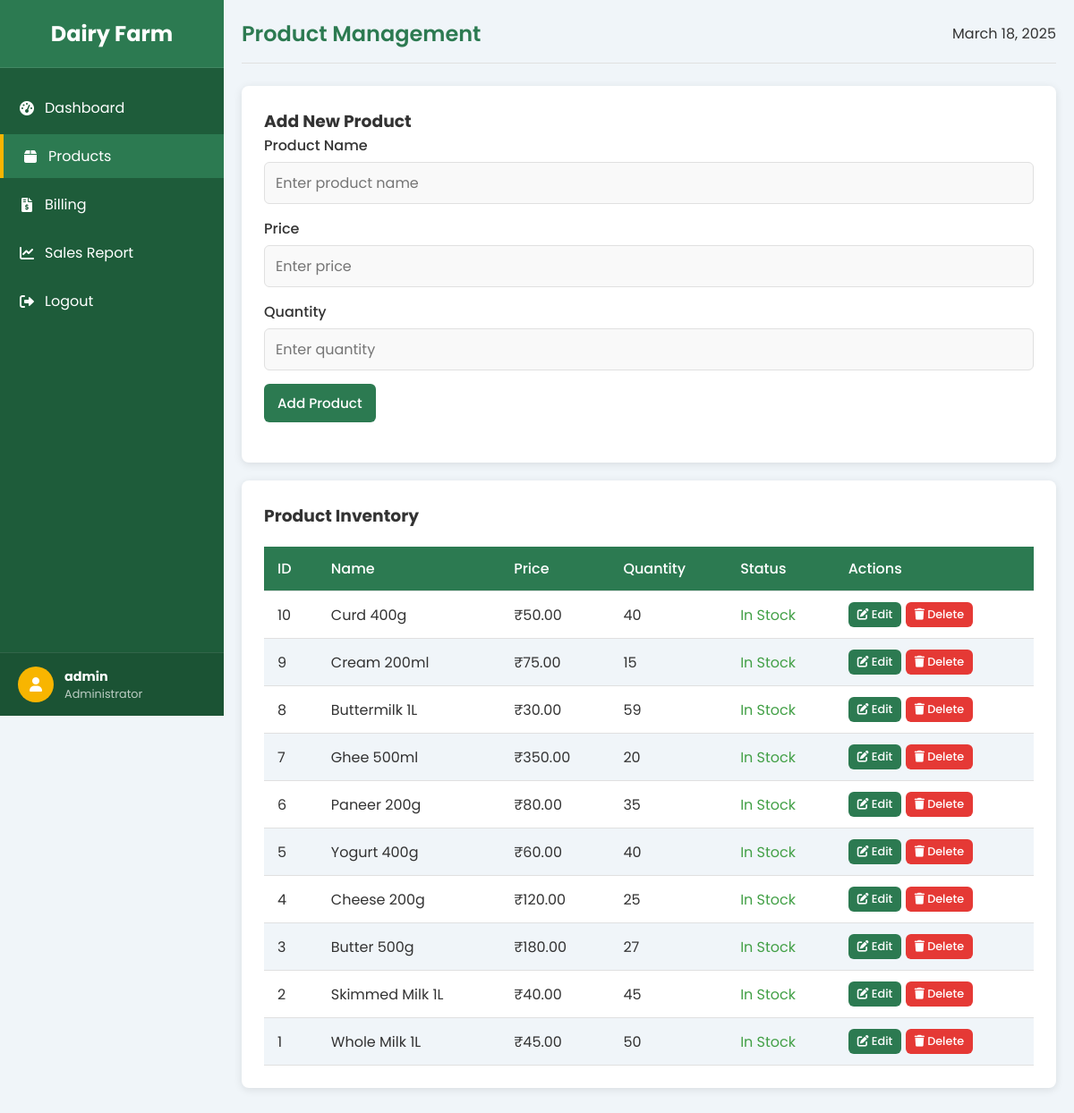
Page /product_manage.php (signed in) on the committed database.
### tables this page shows
CREATE TABLE `products` (
  `product_id` int(11) NOT NULL,
  `name` varchar(100) NOT NULL,
  `price` decimal(10,2) NOT NULL,
  `quantity` int(11) NOT NULL DEFAULT 0,
  `description` text DEFAULT NULL,
  `created_at` timestamp NOT NULL DEFAULT current_timestamp(),
  `updated_at` timestamp NOT NULL DEFAULT current_timestamp() ON UPDATE current_timestamp()
);

### product_manage.php (the view, shortened to what this page needs)
<?php
include('db.php');
$editMode = false;
$editProduct = [
    'product_id' => '',
    'name' => '',
    'price' => '',
    'quantity' => ''
];
$products_query = "SELECT * FROM products ORDER BY product_id DESC";
$products_result = mysqli_query($conn, $products_query);
?>
<!DOCTYPE html>
<html lang="en">
<head>
    <link rel="stylesheet" href="https://cdnjs.cloudflare.com/ajax/libs/font-awesome/6.0.0/css/all.min.css">
    <link rel="stylesheet" href="style.css">
</head>
<body>
    <div class="sidebar" id="sidebar">
        <div class="sidebar-header">
            <h3 class="sidebar-brand">Dairy Farm</h3>
        </div>
        <ul class="sidebar-nav">
            <li>
                <a href="dashboard.php">
                    <i class="fas fa-tachometer-alt"></i> Dashboard
                </a>
            </li>
            <li>
                <a href="product_manage.php" class="active">
                    <i class="fas fa-box"></i> Products
                </a>
            </li>
            <li>
                <a href="billing.php">
                    <i class="fas fa-file-invoice-dollar"></i> Billing
                </a>
            </li>
            <li>
                <a href="sales_report.php">
                    <i class="fas fa-chart-line"></i> Sales Report
                </a>
            </li>
            <li>
                <a href="logout.php">
                    <i class="fas fa-sign-out-alt"></i> Logout
                </a>
            </li>
        </ul>
        <div class="sidebar-user">
            <div class="user-avatar">
                <i class="fas fa-user"></i>
            </div>
            <div class="user-info">
                <div class="user-name"><?php echo $_SESSION['username']; ?></div>
                <div class="user-role">Administrator</div>
            </div>
        </div>
    </div>
    <div class="main-content" id="main-content">
        <div class="page-header">
            <h2 class="page-title">Product Management</h2>
            <div>
                <span><?php echo date('F d, Y'); ?></span>
            </div>
        </div>
        <div class="container">
            <h3><?php echo $editMode ? 'Edit Product' : 'Add New Product'; ?></h3>
            <form method="POST">
                <div class="form-group">
                    <label for="name">Product Name</label>
                    <input type="text" id="name" name="name" placeholder="Enter product name" required value="<?php echo $editMode ? $editProduct['name'] : ''; ?>">
                </div>
                <div class="form-group">
                    <label for="price">Price</label>
                    <input type="number" step="0.01" id="price" name="price" placeholder="Enter price" required value="<?php echo $editMode ? $editProduct['price'] : ''; ?>">
                </div>
                <div class="form-group">
                    <label for="quantity">Quantity</label>
                    <input type="number" id="quantity" name="quantity" placeholder="Enter quantity" required value="<?php echo $editMode ? $editProduct['quantity'] : ''; ?>">
                </div>
                <div style="display: flex; gap: 10px;">
                    <?php if ($editMode) { ?>
                        <button type="submit" name="update" class="btn btn-primary">Update Product</button>
                        <a href="product_manage.php" class="btn btn-secondary">Cancel</a>
                    <?php } else { ?>
                        <button type="submit" name="insert" class="btn btn-primary">Add Product</button>
                    <?php } ?>
                </div>
            </form>
        </div>
        <div class="container">
            <h3>Product Inventory</h3>
            <table>
                <thead>
                    <tr>
                        <th>ID</th>
                        <th>Name</th>
                        <th>Price</th>
                        <th>Quantity</th>
                        <th>Status</th>
                        <th>Actions</th>
                    </tr>
                </thead>
                <tbody>
                    <?php
                    if (mysqli_num_rows($products_result) > 0) {
                        while ($row = mysqli_fetch_assoc($products_result)) {
                    ?>
                    <tr>
                        <td><?php echo $row['product_id']; ?></td>
                        <td><?php echo $row['name']; ?></td>
                        <td>₹<?php echo number_format($row['price'], 2); ?></td>
                        <td><?php echo $row['quantity']; ?></td>
                        <td>
                            <?php if ($row['quantity'] <= 0) { ?>
                                <span class="low-stock">Out of Stock</span>
                            <?php } elseif ($row['quantity'] < 10) { ?>
                                <span class="low-stock">Low Stock</span>
                            <?php } else { ?>
                                <span class="in-stock">In Stock</span>
                            <?php } ?>
                        </td>
                        <td>
                            <a href="product_manage.php?edit=<?php echo $row['product_id']; ?>" class="btn btn-primary" style="padding: 5px 10px; font-size: 0.8rem;">
                                <i class="fas fa-edit"></i> Edit
                            </a>
                            <a href="product_manage.php?delete=<?php echo $row['product_id']; ?>" class="btn btn-danger" style="padding: 5px 10px; font-size: 0.8rem;" onclick="return confirm('Are you sure you want to delete this product?');">
                                <i class="fas fa-trash"></i> Delete
                            </a>
                        </td>
                    </tr>
                    <?php
                        }
                    } else {
                    ?>
                    <tr>
                        <td colspan="6" style="text-align: center;">No products found</td>
                    </tr>
                    <?php } ?>
                </tbody>
            </table>
        </div>
    </div>
</body>
</html>

### style.css (style rules this page uses)
:root { --primary-color: #2c7a51; --primary-dark: #1e5c3a; --primary-light: #e8f5ee; --accent-color: #f8b500; --text-dark: #333333; --text-light: #666666; --text-lighter: #999999; --white: #ffffff; --off-white: #f9f9f9; --light-gray: #f0f5f9; --border-color: #e0e0e0; --error-color: #e53935; --success-color: #43a047; }
* { margin: 0; padding: 0; box-sizing: border-box; font-family: 'Poppins', sans-serif; }
body { background-color: var(--light-gray); color: var(--text-dark); margin: 0; padding: 0; display: flex; }
.sidebar { width: 250px; background-color: var(--primary-dark); color: var(--white); height: 100vh; position: fixed; transition: all 0.3s; }
.sidebar-header { padding: 20px; text-align: center; border-bottom: 1px solid rgba(255, 255, 255, 0.1); background-color: var(--primary-color); }
.sidebar-brand { font-size: 1.5rem; font-weight: bold; margin: 0; }
.sidebar-nav { list-style: none; padding: 0; margin: 20px 0; }
.sidebar-nav li { margin-bottom: 5px; }
.sidebar-nav a { display: flex; align-items: center; padding: 12px 20px; color: var(--white); text-decoration: none; transition: all 0.3s; }
.sidebar-nav a.active { background-color: var(--primary-color); color: var(--white); border-left: 4px solid var(--accent-color); }
.sidebar-nav i { margin-right: 10px; width: 20px; text-align: center; }
.sidebar-user { padding: 15px 20px; position: absolute; bottom: 0; width: 100%; box-sizing: border-box; border-top: 1px solid rgba(255, 255, 255, 0.1); display: flex; align-items: center; background-color: rgba(0, 0, 0, 0.1); }
.user-avatar { width: 40px; height: 40px; border-radius: 50%; background-color: var(--accent-color); display: flex; align-items: center; justify-content: center; margin-right: 12px; }
.user-info { flex-grow: 1; }
.user-name { font-weight: bold; font-size: 0.9rem; }
.user-role { font-size: 0.8rem; color: rgba(255, 255, 255, 0.7); }
.main-content { flex: 1; margin-left: 250px; padding: 20px; transition: all 0.3s; }
.page-header { display: flex; justify-content: space-between; align-items: center; margin-bottom: 25px; padding-bottom: 15px; border-bottom: 1px solid var(--border-color); }
.page-title { color: var(--primary-color); margin: 0; font-weight: 600; }
.container { background-color: var(--white); border-radius: 8px; box-shadow: 0 2px 10px rgba(0, 0, 0, 0.1); padding: 25px; margin-bottom: 20px; }
table { width: 100%; border-collapse: collapse; margin-top: 20px; }
th, td { padding: 12px 15px; text-align: left; border-bottom: 1px solid var(--border-color); }
th { background-color: var(--primary-color); color: var(--white); font-weight: 500; }
tr:nth-child(even) { background-color: var(--light-gray); }
form { margin-bottom: 20px; }
.form-group { margin-bottom: 15px; }
label { display: block; margin-bottom: 6px; color: var(--text-dark); font-weight: 500; }
input[type="text"], input[type="number"], input[type="password"], input[type="email"], select, textarea { width: 100%; padding: 10px 12px; border: 1px solid var(--border-color); border-radius: 6px; font-size: 1rem; transition: all 0.3s; background-color: var(--off-white); }
.btn { display: inline-block; padding: 10px 15px; border: none; border-radius: 6px; font-size: 0.95rem; font-weight: 500; cursor: pointer; transition: all 0.3s; text-decoration: none; }
.btn-primary { background-color: var(--primary-color); color: var(--white); }
.btn-danger { background-color: var(--error-color); color: var(--white); }
.in-stock { color: var(--success-color); }

### rows in the picture
products: product_id "10", name "Curd 400g", price "50.00", quantity "40", shows "In Stock"
products: product_id "9", name "Cream 200ml", price "75.00", quantity "15", shows "In Stock"
products: product_id "8", name "Buttermilk 1L", price "30.00", quantity "59", shows "In Stock"
products: product_id "7", name "Ghee 500ml", price "350.00", quantity "20", shows "In Stock"
products: product_id "6", name "Paneer 200g", price "80.00", quantity "35", shows "In Stock"
products: product_id "5", name "Yogurt 400g", price "60.00", quantity "40", shows "In Stock"
products: product_id "4", name "Cheese 200g", price "120.00", quantity "25", shows "In Stock"
products: product_id "3", name "Butter 500g", price "180.00", quantity "27", shows "In Stock"
products: product_id "2", name "Skimmed Milk 1L", price "40.00", quantity "45", shows "In Stock"
products: product_id "1", name "Whole Milk 1L", price "45.00", quantity "50", shows "In Stock"

### other values in the picture
$_SESSION['username'] "admin"
